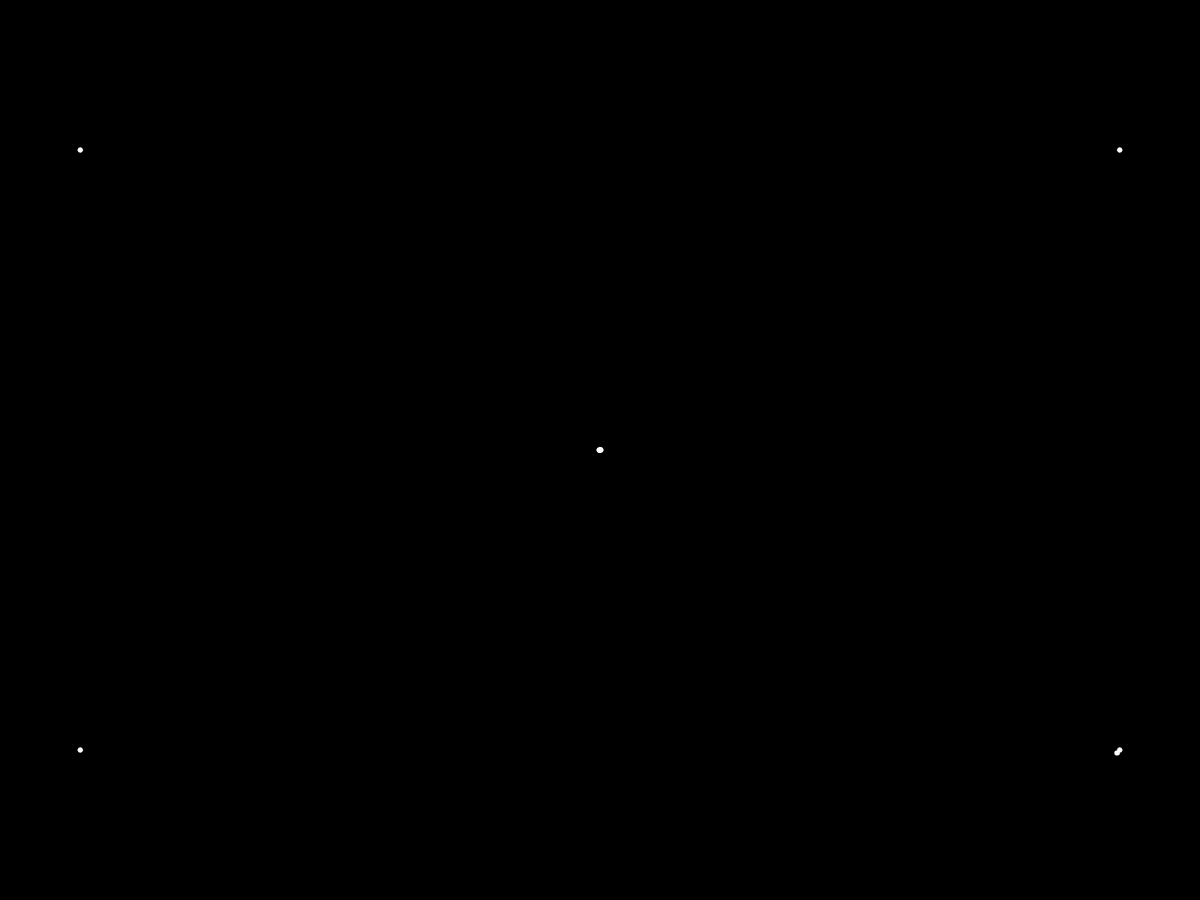
Frame 1 (no input)
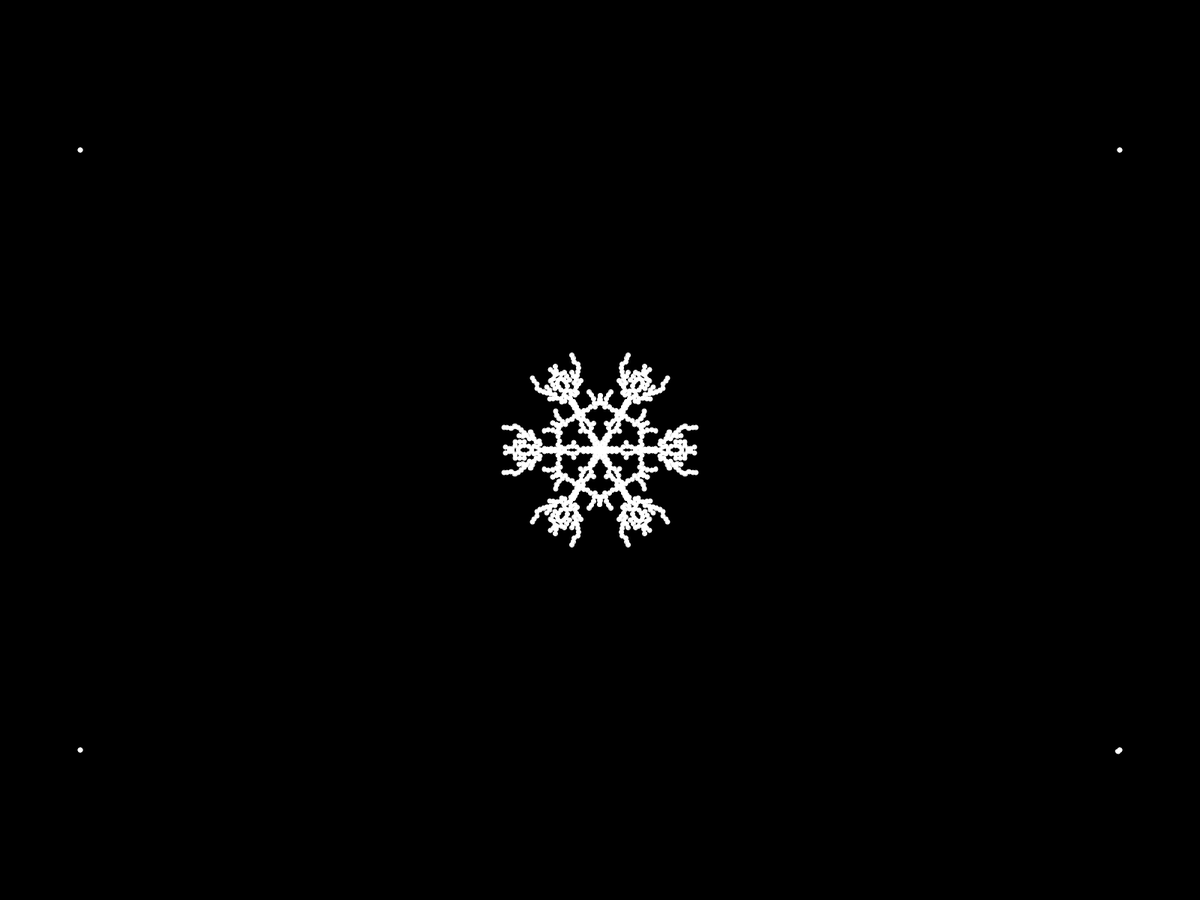
Frame 60 (the mouse pressed at the canvas centre just before this capture)
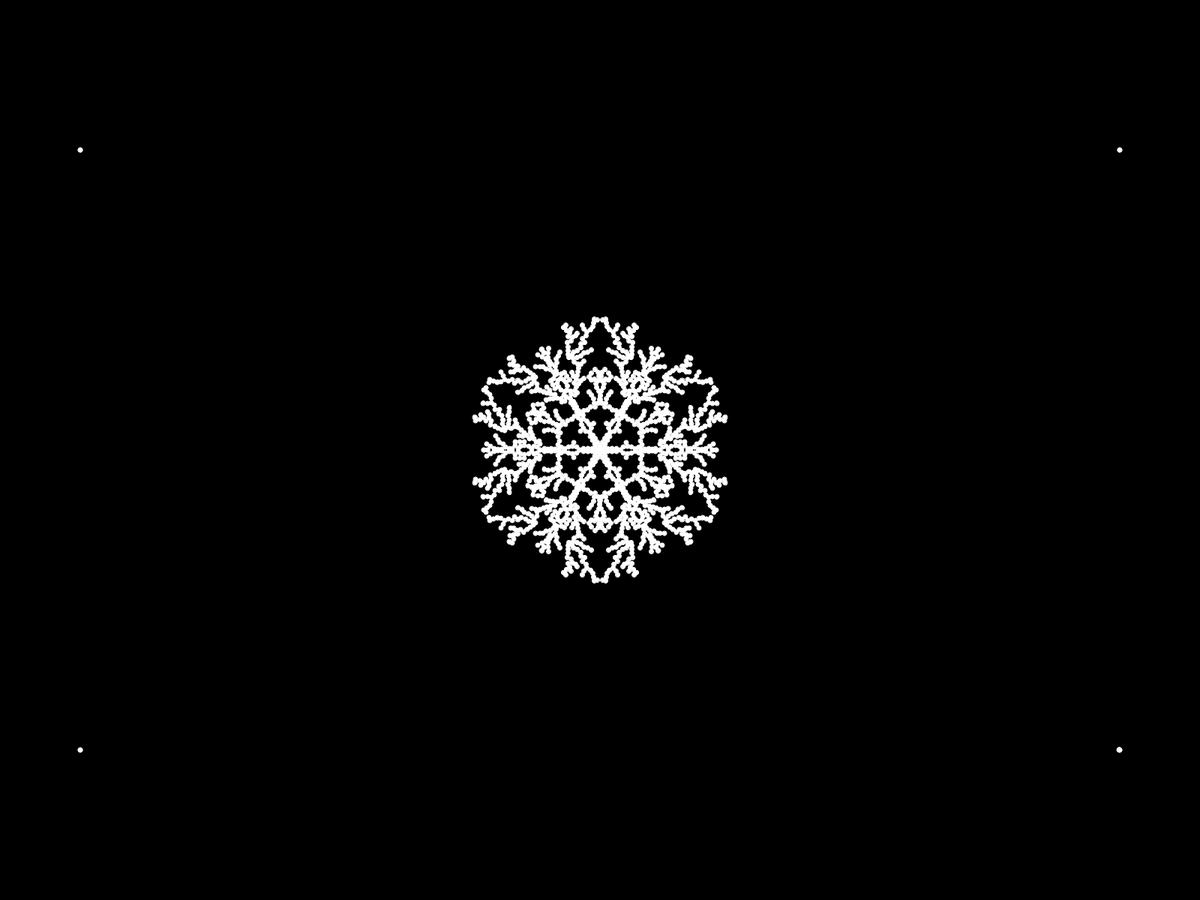
Frame 120 (the mouse held since frame 60 and released just before this capture)

The Processing sketch that drew these frames (run headless with seeded random() and noise(); from frame 60 on, the mouse is pressed at the canvas centre):

// Processing sketch: Snowflake_1
// ── Snowflake_1.pde
Particle current;
ArrayList<Particle> snowflake;

void setup() {
  //size(600, 600);
  fullScreen();
  current = new Particle(width/2, random(10));
  snowflake = new ArrayList<Particle>();
}

void draw() {
  translate(width/2, height/2);
  rotate(PI/6);
  background(0);
  current.update();
  current.show();
  
  while (!current.finished() && !current.intersects(snowflake)) {
    current.update();
  }
    snowflake.add(current);
    current = new Particle(width/2, 0);
  for(int i = 0; i < 6; i++) {
    rotate(PI/3);
    current.show();
    for(Particle p : snowflake) {
      p.show();
    }
  pushMatrix();
  scale(1, -1);
  current.show();
  for(Particle p : snowflake) {
    p.show();
  }
  
  popMatrix();
  }
}

// ── Particle.pde
class Particle {
  
  PVector pos;
  float r;
  
  
  Particle(float x, float y) {
    pos = new PVector(x, y);
    r = 3;
  }
  
  void update() {
    pos.x -= 1;
    pos.y += random(-3, 3);
    
    float angle = pos.heading();
    angle = constrain(angle, 0, PI/6);
    float magnitude = pos.mag();
    pos = PVector.fromAngle(angle);
    pos.setMag(magnitude);
  }
  
  void show() {
    fill(255);
    stroke(255);
    ellipse(pos.x, pos.y, r * 2, r * 2);
  }
  
  boolean intersects(ArrayList<Particle> snowflake) {
    boolean result =false;
    for(Particle s : snowflake) {
       float d = dist(s.pos.x, s.pos.y, pos.x, pos.y); 
       if(d < r * 2) {
         result = true;
         break;
       }
    }
    return result;
  }
  
  boolean finished() {
    return (pos.x < 1);
  }
}
